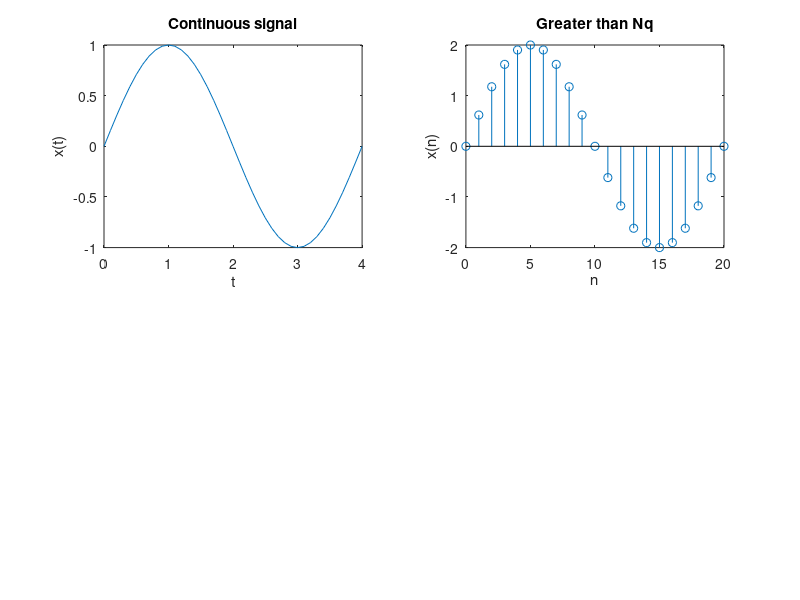

This chart was generated by the following MATLAB code: (Note: this script raises an error after producing the figure.)
clc
clear
T=0.04;
t=0:0.0005:0.02
f=1/T;
n1=0:40;
size(n1);
xa_t=sin(2*pi*2*t/T);
subplot(2,2,1);
plot(200*t,xa_t);
title('Verification of Sampling Theorem');
title('Continuous signal');
xlabel('t');
ylabel('x(t)');
ts1=0.002;
ts2=0.01;
ts3=0.1;
n=0:20;
x_ts1=2*sin(2*pi*n*ts1/T);
subplot(2,2,2);
stem(n,x_ts1);
title('Greater than Nq');
xlabel('n');
ylabel('x(n)');

n=0:4;
x_ts2=2*sin(2*sym('pi')*n*ts2/T);
subplot(2,2,3);
stem(n,x_ts2);
title('Equal to Nq');
xlabel('n');
ylabel('x(n)');
n=0:10;
x_ts3=2*sin(2*pi*n*ts3/T);
subplot(2,2,4);
stem(n,x_ts3);
title('Less than Nq');
xlabel('n');
ylabel('x(n)');
